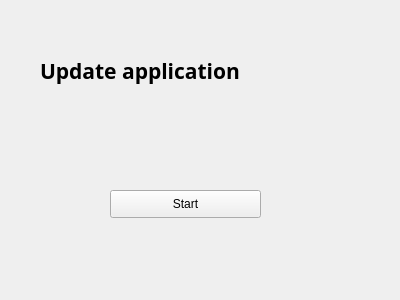
<?xml version="1.0" encoding="UTF-8"?>
<ui version="4.0">
 <class>UpdateWin</class>
 <widget class="QWidget" name="UpdateWin">
  <property name="geometry">
   <rect>
    <x>0</x>
    <y>0</y>
    <width>400</width>
    <height>300</height>
   </rect>
  </property>
  <property name="windowTitle">
   <string>UpdateWin</string>
  </property>
  <widget class="QLabel" name="label">
   <property name="geometry">
    <rect>
     <x>40</x>
     <y>40</y>
     <width>321</width>
     <height>61</height>
    </rect>
   </property>
   <property name="font">
    <font>
     <family>Arial Black</family>
     <pointsize>16</pointsize>
     <weight>75</weight>
     <bold>true</bold>
    </font>
   </property>
   <property name="text">
    <string>Update application</string>
   </property>
  </widget>
  <widget class="QPushButton" name="pushButton_Start">
   <property name="geometry">
    <rect>
     <x>110</x>
     <y>190</y>
     <width>151</width>
     <height>28</height>
    </rect>
   </property>
   <property name="text">
    <string>Start</string>
   </property>
  </widget>
 </widget>
 <resources/>
 <connections/>
</ui>
